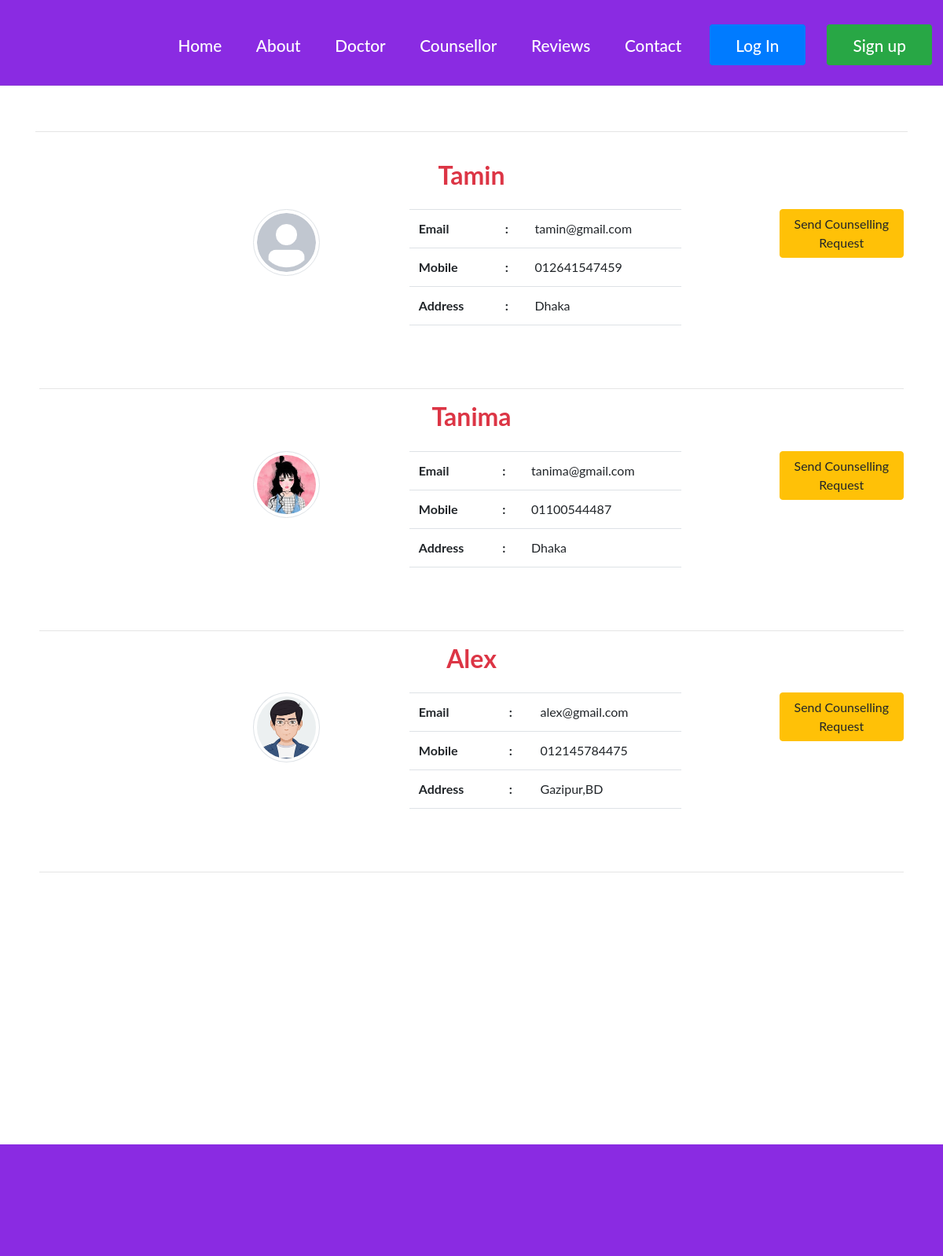
Page /web-counsellor.php on the committed database.
### tables this page shows
CREATE TABLE `user` (
  `id` bigint(20) NOT NULL,
  `name` varchar(50) NOT NULL,
  `email` varchar(100) NOT NULL,
  `mobile` varchar(21) NOT NULL,
  `address` text NOT NULL,
  `nid` varchar(50) NOT NULL,
  `password` varchar(32) NOT NULL,
  `photo` varchar(100) DEFAULT NULL,
  `joining_date` varchar(50) DEFAULT NULL,
  `role_id` int(11) NOT NULL,
  `slug` varchar(255) NOT NULL
);

### web-counsellor.php (the view, shortened to what this page needs)
<?php
    require_once('functions/function.php');
    $select="SELECT * FROM user WHERE role_id='3' ORDER BY id DESC";
    $Q=mysqli_query($con,$select);
?>
<!DOCTYPE html>
<html lang="">
    <head>
        <link rel="stylesheet" href="websites-assets/css/all.min.css">
        <link rel="stylesheet" href="websites-assets/css/all.css">
        <link rel="stylesheet" href="websites-assets/css/bootstrap.min.css">
        <link rel="stylesheet" href="websites-assets/css/style.css">
    </head>
    <body>
        <div class="">
            <div class="container">
                <div class="top-nav">
                    <nav class="navbar fixed-top navbar-expand-md navbar-primary header-top">
                    <div class="collapse navbar-collapse" id="menus">
                        <ul class="navbar-nav ml-auto">
                            <li class="nav-item"><a href="index.php" class="nav-link"> Home</a></li>
                            <li class="nav-item"><a href="index.php#section-2" class="nav-link"> About</a></li>
                            <li class="nav-item"><a href="web-doctor.php" class="nav-link"> Doctor</a></li>
                            <li class="nav-item"><a href="web-counsellor.php" class="nav-link"> Counsellor</a></li>
                            <li class="nav-item"><a href="web-review.php" class="nav-link"> Reviews</a></li>
                            <li class="nav-item"><a href="index.php#section-5" class="nav-link"> Contact</a></li>
                            <li class="nav-item"><a class="btn btn-primary btn-lg txt" href="login.php" class="nav-link"> Log In</a></li>
                            <li class="nav-item"><a class="btn btn-success btn-lg txt" href="sign-up.php" class="nav-link"> Sign up</a></li>
                        </ul>
                    </div>
                </nav>
                </div>
            </div>
        </div>
        <div class="container recommendation_container">
                <hr>
                <div class="row">
                <div class="card-body">
                    <?php
                        foreach($Q as $data){
                    ?>
                    <div class="row">
                        <div class="col-md-12">
                            <h2 class="text-center recommendation_spot_title text-danger"><b><?= $data['name'] ?></b></h2>
                        </div>
                    </div>
                    <br>
                    <div class="row">
                        <div class="col-md-2">
                        </div>
                        <div class="col-md-3">
                        <?php
                            if($data['photo']!=''){
                        ?>
                            <img src="uploads/<?=$data['photo']?>" alt="User photo" class="rounded-circle img-fluid mx-auto d-block profile-img img-thumbnail" height="85px" width="85px">
                        <?php
                            }else{
                        ?>
                            <img src="assets/img/avatar.jpg" alt="User photo" class="rounded-circle img-fluid mx-auto d-block profile-img img-thumbnail" height="85px" width="85px">
                        <?php
                        }
                        ?>
                        </div>
                        <div class="col-md-4">
                            <table class="table">
                                <tr>
                                    <td><b>Email </b></td>
                                    <td><b>:</b></td>
                                    <td><?= $data['email'] ?></td>
                                </tr>
                                <tr>
                                    <td><b>Mobile </b></td>
                                    <td><b>:</b></td>
                                    <td><?= $data['mobile'] ?></td>
                                </tr>
                                <tr>
                                    <td><b>Address </td>
                                    <td><b>:</b></td>
                                    <td><?= $data['address'] ?></td>
                                </tr>
                                <tr>
                                    <td></td>
                                    <td></td>
                                    <td></td>
                                </tr>
                            </table>
                        </div>
                        <div class="col-md-1">
                        </div>
                        <div class="col-md-2">
                            <a href="service-request.php?s=<?= $data['id'] ?>" class="btn btn-warning">Send Counselling Request</a>
                        </div>
                    </div>
                    <br>
                    <hr class="recommendation_hr">
                    <?php
                    }
                    ?>
                </div>
                </div>
        </div>
        <div class="fotter">
            <div class="container">
                <div class="fotter-grids">
                <div class="col-md-4 fotter-middle">
                    <div class="col-md-4 fotter-right" style="padding-left:10px">
                        <br/>
                    </div>
                    <div class="social-icons">
                        <a href="#"><span class="facebook"> </span></a>
                        <a href="#"><span class="twitter"> </span></a>
                        <a href="#"><span class="googleplus"> </span></a>
                        <a href="#"><span class="pinterest"> </span></a>
                        <a href="#"><span class="instagram"> </span></a>
                    </div>
                    <div class="clearfix"></div>
                </div>
                </div>
            </div>
        </div>
        <div class="copyright text-right">
        </div>
    </body>
</html>

### websites-assets/css/style.css (style rules this page uses)
.txt { color: white!important; }
body { margin:0; padding:0; font-family: 'Lato', sans-serif; -webkit-appearance:none; }
body a { transition:0.5s all; -webkit-transition:0.5s all; -moz-transition:0.5s all; -o-transition:0.5s all; -ms-transition:0.5s all; }
h1,h2,h3,h4,h5,h6 { margin:0; }
ul { margin:0; padding:0; }
.header-top { background:blueviolet; min-height:32px; padding:1.5em 0; position: fixed; z-index: 9999; clear: both; border-bottom:1px solid rgba(128, 128, 128, 0.17); }
.top-nav ul { float:left; margin:0.4em 0 0 0; }
.top-nav ul li { display:inline-block; margin: 0 0.8em; }
.top-nav ul li a { color:white; text-decoration:none; padding:0.5em 1.6em; display:block; border:1px solid blueviolet; font-size:1.3em; font-weight:500; }
.fotter { background:blueviolet; height:121px; margin-top:11px; }
.social-icons { margin-top:3.5em; }
.social-icons a span { width:44px; height:39px; background:url('../images/social-icons.png') no-repeat 0px 0px; display:inline-block; margin: 0 0.5em; }
.social-icons a span.facebook { background-position: 0px 0px; }
.social-icons a span.twitter { background-position:-63px 0px; }
.social-icons a span.googleplus { background-position:-127px 0px; }
.social-icons a span.pinterest { background-position: -190px 0px; }
.social-icons a span.instagram { background-position:-254px 0px }
.social-icons { float:right; }
.copyright { background: blueviolet; height:21px; }
.recommendation_container { margin-top: 167px; margin-bottom: 310px; }
.recommendation_spot_title { color:green; }
.recommendation_hr { font-weight: 2000; }

### rows in the picture
user: name "Tamin", email "tamin@gmail.com", mobile "012641547459", address "Dhaka"
user: name "Tanima", photo (picture), email "tanima@gmail.com", mobile "01100544487", address "Dhaka"
user: name "Alex", photo (picture), email "alex@gmail.com", mobile "012145784475", address "Gazipur,BD"
